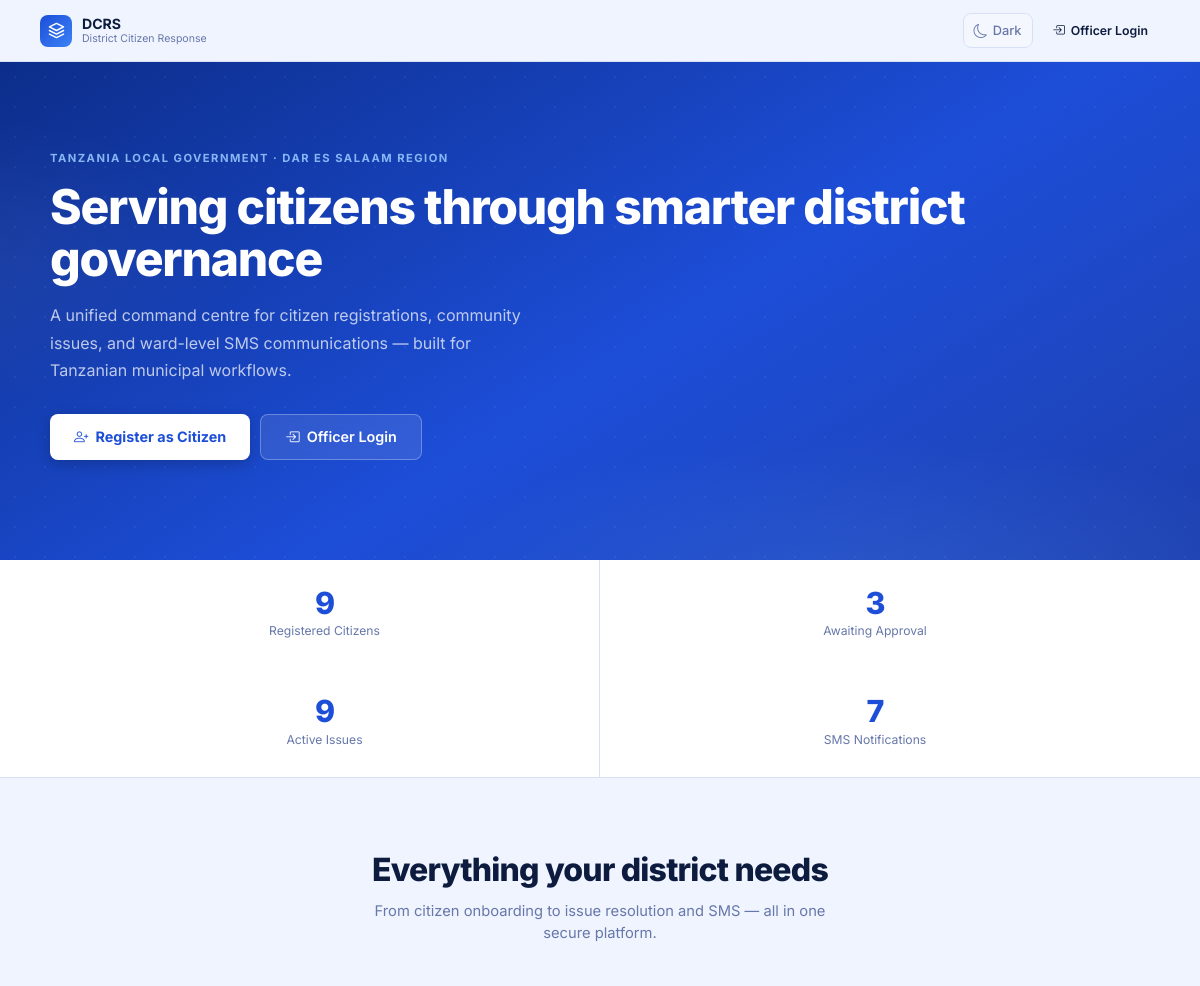
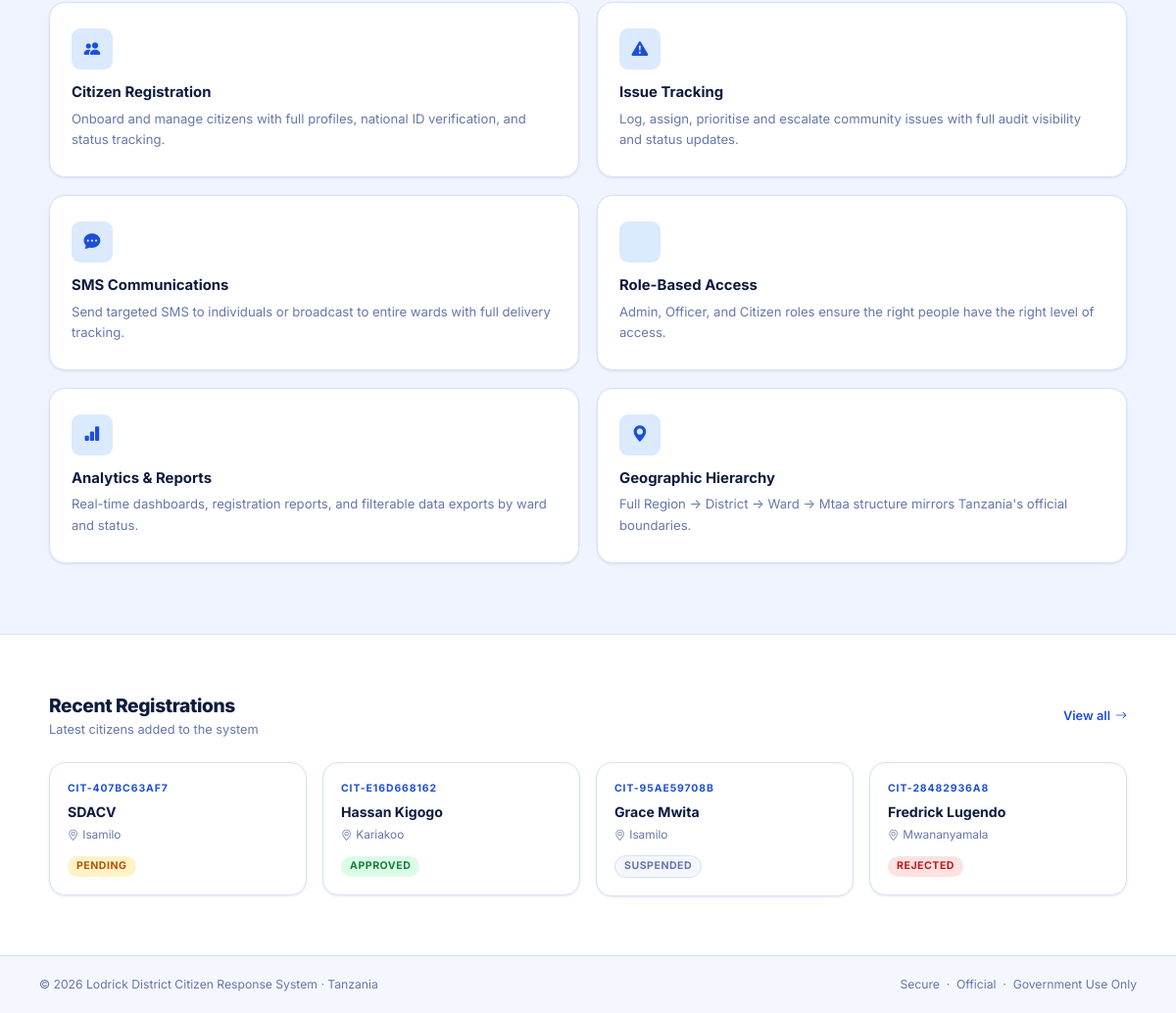
The page / on the database its author committed (2 pictures, top to bottom).
### apps/citizens/models.py (models this page shows, shortened)
class Citizen(models.Model):
    class Gender(models.TextChoices):
        FEMALE = "FEMALE", "Female"
        MALE = "MALE", "Male"
        OTHER = "OTHER", "Other"
    class Status(models.TextChoices):
        PENDING = "PENDING", "Pending"
        APPROVED = "APPROVED", "Approved"
        REJECTED = "REJECTED", "Rejected"
        SUSPENDED = "SUSPENDED", "Suspended"
    citizen_id = models.CharField(max_length=24, unique=True, editable=False)
    user = models.OneToOneField(
        settings.AUTH_USER_MODEL,
        on_delete=models.SET_NULL,
        blank=True,
        null=True,
        related_name="citizen_profile",
    )
    full_name = models.CharField(max_length=160)
    national_id = models.CharField(max_length=32, unique=True)
    phone_number = models.CharField(max_length=20, unique=True)
    gender = models.CharField(max_length=16, choices=Gender.choices)
    date_of_birth = models.DateField(blank=True, null=True)
    region = models.ForeignKey("localities.Region", on_delete=models.PROTECT, related_name="citizens")
    district = models.ForeignKey("localities.District", on_delete=models.PROTECT, related_name="citizens")
    ward = models.ForeignKey("localities.Ward", on_delete=models.PROTECT, related_name="citizens")
    mtaa = models.ForeignKey(
        "localities.Mtaa", on_delete=models.PROTECT, related_name="citizens", blank=True, null=True
    )
    profile_photo = models.ImageField(upload_to="citizens/photos/", blank=True, null=True)
    registration_notes = models.TextField(blank=True)
    status = models.CharField(max_length=20, choices=Status.choices, default=Status.PENDING)
    created_at = models.DateTimeField(auto_now_add=True)
    updated_at = models.DateTimeField(auto_now=True)
    class Meta:
        ordering = ["-created_at"]

### apps/localities/models.py (models this page shows, shortened)
class Ward(models.Model):
    district = models.ForeignKey(District, on_delete=models.CASCADE, related_name="wards")
    name = models.CharField(max_length=120)
    class Meta:
        ordering = ["name"]
        unique_together = [("district", "name")]

### apps/citizens/views.py (the view)
# urls.py: path("", CitizenHomeView.as_view(), name="home"),
class CitizenHomeView(TemplateView):
    template_name = "citizens/home.html"
    def get_context_data(self, **kwargs):
        context = super().get_context_data(**kwargs)
        Issue = apps.get_model("issues", "Issue")
        SMSLog = apps.get_model("notifications", "SMSLog")
        context.update(
            total_citizens=Citizen.objects.count(),
            pending_citizens=Citizen.objects.filter(status=Citizen.Status.PENDING).count(),
            open_issues=Issue.objects.filter(status__in=["OPEN", "IN_PROGRESS", "ESCALATED"]).count(),
            sms_logs=SMSLog.objects.count(),
            recent_citizens=Citizen.objects.select_related("ward", "district").all()[:4],
        )
        return context

### templates/citizens/home.html (shortened to what this page needs)
{% extends 'base.html' %}
{% block content %}
<section class="lp-hero">
  <div class="lp-container">
    <div class="hero-grid">
      <div>
        <span class="hero-eyebrow">Tanzania Local Government · Dar es Salaam Region</span>
        <h1 class="hero-h1">Serving citizens through smarter district governance</h1>
        <p class="hero-lead">A unified command centre for citizen registrations, community issues, and ward-level SMS communications — built for Tanzanian municipal workflows.</p>
        <div class="hero-ctas">
          <a class="btn-hero-white" href="{% url 'citizens:register' %}"><i class="bi bi-person-plus"></i> Register as Citizen</a>
          <a class="btn-hero-ghost" href="{% url 'accounts:login' %}"><i class="bi bi-box-arrow-in-right"></i> Officer Login</a>
        </div>
      </div>
    </div>
  </div>
</section>
<section class="lp-stats">
  <div class="lp-stats-grid">
    <div class="lp-stat"><div class="lp-stat-num">{{ total_citizens }}</div><div class="lp-stat-lbl">Registered Citizens</div></div>
    <div class="lp-stat"><div class="lp-stat-num">{{ pending_citizens }}</div><div class="lp-stat-lbl">Awaiting Approval</div></div>
    <div class="lp-stat"><div class="lp-stat-num">{{ open_issues }}</div><div class="lp-stat-lbl">Active Issues</div></div>
    <div class="lp-stat"><div class="lp-stat-num">{{ sms_logs }}</div><div class="lp-stat-lbl">SMS Notifications</div></div>
  </div>
</section>
<section class="lp-features">
  <div class="lp-container">
    <div class="sec-head">
      <h2>Everything your district needs</h2>
      <p>From citizen onboarding to issue resolution and SMS — all in one secure platform.</p>
    </div>
    <div class="feat-grid">
      <div class="feat-card"><div class="feat-icon"><i class="bi bi-people-fill"></i></div><h3>Citizen Registration</h3><p>Onboard and manage citizens with full profiles, national ID verification, and status tracking.</p></div>
      <div class="feat-card"><div class="feat-icon"><i class="bi bi-exclamation-triangle-fill"></i></div><h3>Issue Tracking</h3><p>Log, assign, prioritise and escalate community issues with full audit visibility and status updates.</p></div>
      <div class="feat-card"><div class="feat-icon"><i class="bi bi-chat-dots-fill"></i></div><h3>SMS Communications</h3><p>Send targeted SMS to individuals or broadcast to entire wards with full delivery tracking.</p></div>
      <div class="feat-card"><div class="feat-icon"></div><h3>Role-Based Access</h3><p>Admin, Officer, and Citizen roles ensure the right people have the right level of access.</p></div>
      <div class="feat-card"><div class="feat-icon"><i class="bi bi-bar-chart-fill"></i></div><h3>Analytics & Reports</h3><p>Real-time dashboards, registration reports, and filterable data exports by ward and status.</p></div>
      <div class="feat-card"><div class="feat-icon"><i class="bi bi-geo-alt-fill"></i></div><h3>Geographic Hierarchy</h3><p>Full Region → District → Ward → Mtaa structure mirrors Tanzania's official boundaries.</p></div>
    </div>
  </div>
</section>
<section class="lp-recent">
  <div class="lp-container">
    <div class="d-flex align-items-center justify-content-between mb-4">
      <div>
        <h2 style="font-size:1.2rem;font-weight:800;letter-spacing:-.02em;margin:0;color:var(--text)">Recent Registrations</h2>
        <p style="font-size:.8rem;color:var(--muted);margin:3px 0 0">Latest citizens added to the system</p>
      </div>
      <a href="{% url 'citizens:list' %}" style="font-size:.8rem;font-weight:600;color:var(--accent);display:inline-flex;align-items:center;gap:5px">
        View all <i class="bi bi-arrow-right" style="font-size:.75rem"></i>
      </a>
    </div>
    <div class="row g-3">
      {% for citizen in recent_citizens %}
        <div class="col-sm-6 col-lg-3">
          <div class="cz-card">
            <div class="cz-id">{{ citizen.citizen_id }}</div>
            <div class="cz-name">{{ citizen.full_name }}</div>
            <div class="cz-ward"><i class="bi bi-geo-alt" style="font-size:.7rem"></i> {{ citizen.ward.name }}</div>
            <div style="margin-top:8px"><span class="badge status-{{ citizen.status }}">{{ citizen.get_status_display }}</span></div>
          </div>
        </div>
      {% empty %}
        <div class="col-12 text-center py-5" style="color:var(--muted);font-size:.83rem">
          <i class="bi bi-people" style="font-size:1.8rem;display:block;margin-bottom:8px;opacity:.35"></i>
          No citizens registered yet.
        </div>
      {% endfor %}
    </div>
  </div>
</section>
<footer class="lp-footer">
  <div class="lp-footer-in">
    <span>© {% now "Y" %} Lodrick District Citizen Response System · Tanzania</span>
    <span>Secure &nbsp;·&nbsp; Official &nbsp;·&nbsp; Government Use Only</span>
  </div>
</footer>
{% endblock %}

### templates/base.html (shortened to what this page needs)
{% load static %}
<!doctype html>
<html lang="en">
<head>
  <link href="https://cdn.jsdelivr.net/npm/bootstrap-icons@1.11.3/font/bootstrap-icons.min.css" rel="stylesheet">
  <link href="https://cdn.jsdelivr.net/npm/bootstrap@5.3.3/dist/css/bootstrap.min.css" rel="stylesheet">
  <link href="{% static 'css/app.css' %}?v=4" rel="stylesheet">
</head>
<body>
{% if user.is_authenticated %}
  <div class="sidebar-overlay" id="sidebarOverlay"></div>
  <div class="app-shell" id="appShell">
    {% include 'partials/sidebar.html' %}
    <div class="app-main">
      {% include 'partials/navbar.html' %}
      <div class="app-content">
        {% include 'partials/messages.html' %}
{% else %}
  <div class="public-shell">
    <header class="public-header">
      <a class="public-brand" href="{% url 'citizens:home' %}">
        <div class="brand-logo">
          <svg viewBox="0 0 24 24" fill="none" xmlns="http://www.w3.org/2000/svg">
            <path d="M12 2L2 7l10 5 10-5-10-5zM2 17l10 5 10-5M2 12l10 5 10-5"
                  stroke="white" stroke-width="2" stroke-linecap="round" stroke-linejoin="round"/>
          </svg>
        </div>
        <div class="brand-text">
          <div class="brand-name">DCRS</div>
          <div class="brand-sub">District Citizen Response</div>
        </div>
      </a>
      <div class="header-actions">
        <button class="btn-theme" data-theme-toggle title="Toggle theme">
          <i class="bi bi-moon"></i>
          <span class="theme-label">Dark</span>
        </button>
        <a class="btn btn-sm" style="background:transparent;border:1px solid var(--border-strong);color:var(--text-soft);border-radius:var(--radius-sm)" href="{% url 'accounts:login' %}">
          <i class="bi bi-box-arrow-in-right"></i> Officer Login
        </a>
      </div>
    </header>
{% endif %}
{% block content %}{% endblock %}
{% if user.is_authenticated %}
      </div>
    </div>
  </div>
{% else %}
  </div>
{% endif %}
</body>
</html>

### rows shown on the page
Citizen: citizen_id "CIT-407BC63AF7", full_name "SDACV", ward.name "Isamilo", status "PENDING"
Citizen: citizen_id "CIT-E16D668162", full_name "Hassan Kigogo", ward.name "Kariakoo", status "APPROVED"
Citizen: citizen_id "CIT-95AE59708B", full_name "Grace Mwita", ward.name "Isamilo", status "SUSPENDED"
Citizen: citizen_id "CIT-28482936A8", full_name "Fredrick Lugendo", ward.name "Mwananyamala", status "REJECTED"

### other values the page prints
{{ total_citizens }} "9"
{{ pending_citizens }} "3"
{{ open_issues }} "9"
{{ sms_logs }} "7"
